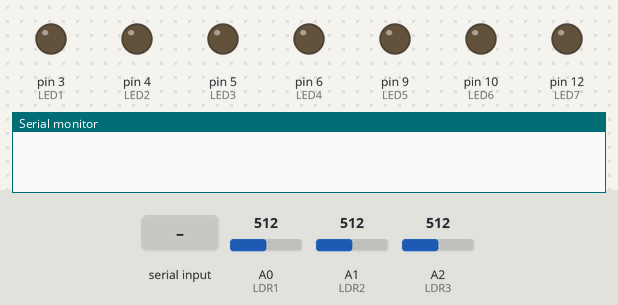
The sketch below on a simulated Arduino Uno, built with avr-gcc and run on an emulated ATmega328P. Parts: output pins drawn as LEDs (lit = HIGH), the last lines printed to the serial monitor. Inputs (shaded band) come from the test bench; at power-on: A1 (LDR2) = 512, A2 (LDR3) = 512, A0 (LDR1) = 512.

Above: at 1.2 s.
1.3 s: "AUTO" received over Serial
At 3.2 s:
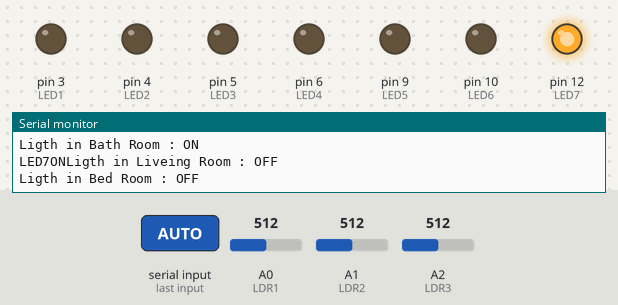
3.8 s: A1 (LDR2) set to 105
6.8 s: A1 (LDR2) set to 92
At 7.3 s:
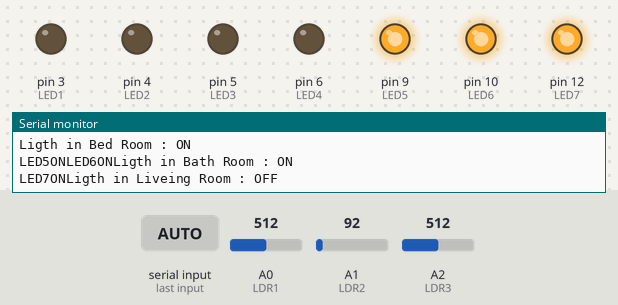
8.4 s: A2 (LDR3) set to 839
11.4 s: A2 (LDR3) set to 859
At 12.8 s:
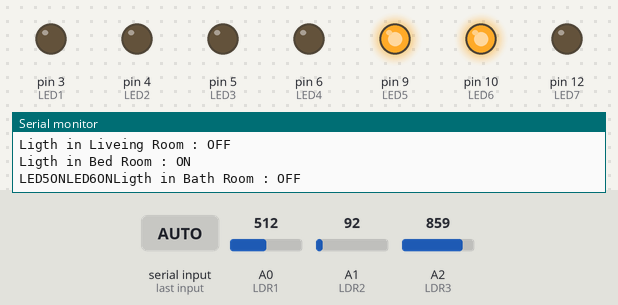
13.1 s: A0 (LDR1) set to 55
16.1 s: A0 (LDR1) set to 46
At 17.3 s:
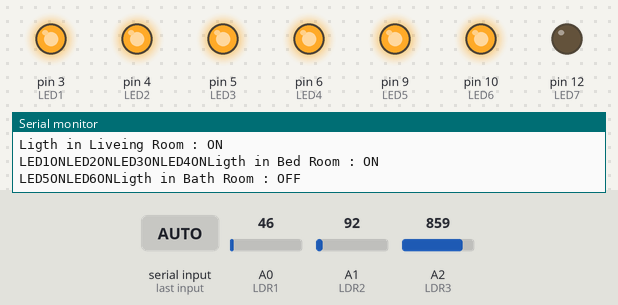
Timing chart, 0 to 18.7 s (numbered marks = the images above; inputs shaded):
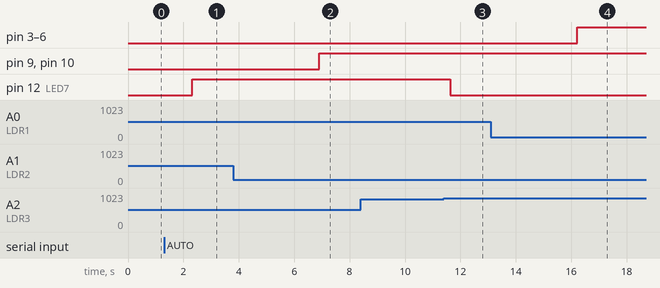

The sketch:

lightcon.ino
```cpp
#include <SoftwareSerial.h>
int LED1 = 3;
int LED2 = 4;
int LED3 = 5;
int LED4 = 6;
int LED5 = 9;
int LED6 = 10;
int LED7 = 12;

int LDR1 = A0;
int LDR2 = A1;
int LDR3 = A2;

int sensorLDR1 =0;
int sensorLDR2 =0;
int sensorLDR3 =0;
String Order;

void setup() {
  Serial.begin(9600);
  pinMode(LED1, OUTPUT);
  pinMode(LED2, OUTPUT);
  pinMode(LED3, OUTPUT);
  pinMode(LED4, OUTPUT);
  pinMode(LED5, OUTPUT);
  pinMode(LED6, OUTPUT);
  pinMode(LED7, OUTPUT);

  // put your setup code here, to run once:

}

void loop() {
  //Serial.println("Liveing Room : Led 1,2,3,4");
  sensorLDR1 = analogRead(LDR1);
  //Serial.println(sensorLDR1);
  //delay(1000);
  //Serial.println("Bed Room : Led 5,6");
  sensorLDR2 = analogRead(LDR2);
  //Serial.println(sensorLDR2);
  //delay(1000);
  //Serial.println("Bath Room : Led 7");
  sensorLDR3 = analogRead(LDR3);
  //Serial.println(sensorLDR3);
  //delay(1000);

  if(Serial.available()>0){
  Order = Serial.readString();
  }

  //Auto
  if(Order == "AUTO"){
    if(sensorLDR1 < 50){
      Serial.println("Ligth in Liveing Room : ON");
      digitalWrite(LED1, HIGH);Serial.print("LED1ON");
      digitalWrite(LED2, HIGH);Serial.print("LED2ON");
      digitalWrite(LED3, HIGH);Serial.print("LED3ON");
      digitalWrite(LED4, HIGH);Serial.print("LED4ON");
      delay(100);
    }else{
      Serial.println("Ligth in Liveing Room : OFF");
      digitalWrite(LED1, LOW);
      digitalWrite(LED2, LOW);
      digitalWrite(LED3, LOW);
      digitalWrite(LED4, LOW);
   }
    //Auto
    if(sensorLDR2 < 100){
      Serial.println("Ligth in Bed Room : ON");
      digitalWrite(LED5, HIGH);Serial.print("LED5ON");
      digitalWrite(LED6, HIGH);Serial.print("LED6ON");
      delay(100);
    }else{
      Serial.println("Ligth in Bed Room : OFF");
      digitalWrite(LED5, LOW);
      digitalWrite(LED6, LOW);
    }
    //Auto
    if(sensorLDR3 < 850){
      Serial.println("Ligth in Bath Room : ON");
      digitalWrite(LED7, HIGH);Serial.print("LED7ON");
      delay(100);
    }else{
      Serial.println("Ligth in Bath Room : OFF");
      digitalWrite(LED7, LOW);
    }
  } else if(Order == "ONLED1"){digitalWrite(LED1, HIGH);
  }else if(Order == "ONLED2"){digitalWrite(LED2, HIGH);
  }else if(Order == "ONLED3"){digitalWrite(LED3, HIGH);
  }else if(Order == "ONLED4"){digitalWrite(LED4, HIGH);
  }else if(Order == "ONLED5"){digitalWrite(LED5, HIGH);
  }else if(Order == "ONLED6"){digitalWrite(LED6, HIGH);
  }else if(Order == "ONLED7"){digitalWrite(LED7, HIGH);
  }else if(Order == "OFFLED1"){digitalWrite(LED1, LOW);
  }else if(Order == "OFFLED2"){digitalWrite(LED2, LOW);
  }else if(Order == "OFFLED3"){digitalWrite(LED3, LOW);
  }else if(Order == "OFFLED4"){digitalWrite(LED4, LOW);
  }else if(Order == "OFFLED5"){digitalWrite(LED5, LOW);
  }else if(Order == "OFFLED6"){digitalWrite(LED6, LOW);
  }else if(Order == "OFFLED7"){digitalWrite(LED7, LOW);
  }else{
    digitalWrite(LED1, LOW);
    digitalWrite(LED2, LOW);
    digitalWrite(LED3, LOW);
    digitalWrite(LED4, LOW);
    digitalWrite(LED5, LOW);
    digitalWrite(LED6, LOW);
    digitalWrite(LED7, LOW);
  }


  // put your main code here, to run repeatedly:

}
```

Measured:
- the behaviour switches between 100 and 99 on A1 (LDR2) (found by bisection; images 1 and 2)
- the behaviour switches between 849 and 850 on A2 (LDR3) (found by bisection; images 2 and 3)
- the behaviour switches between 50 and 49 on A0 (LDR1) (found by bisection; images 3 and 4)
- after the input at 1.3 s, pin 12 (LED7): LOW → HIGH after 1.0 s
- after the input at 6.8 s, pin 9 (LED5), pin 10 (LED6): LOW → HIGH after 0.11 s
- after the input at 11.4 s, pin 12 (LED7): HIGH → LOW after 0.24 s
- after the input at 16.1 s, pin 3 (LED1), pin 4 (LED2), pin 5 (LED3): LOW → HIGH after 0.11 s; pin 6 (LED4): LOW → HIGH after 0.12 s
